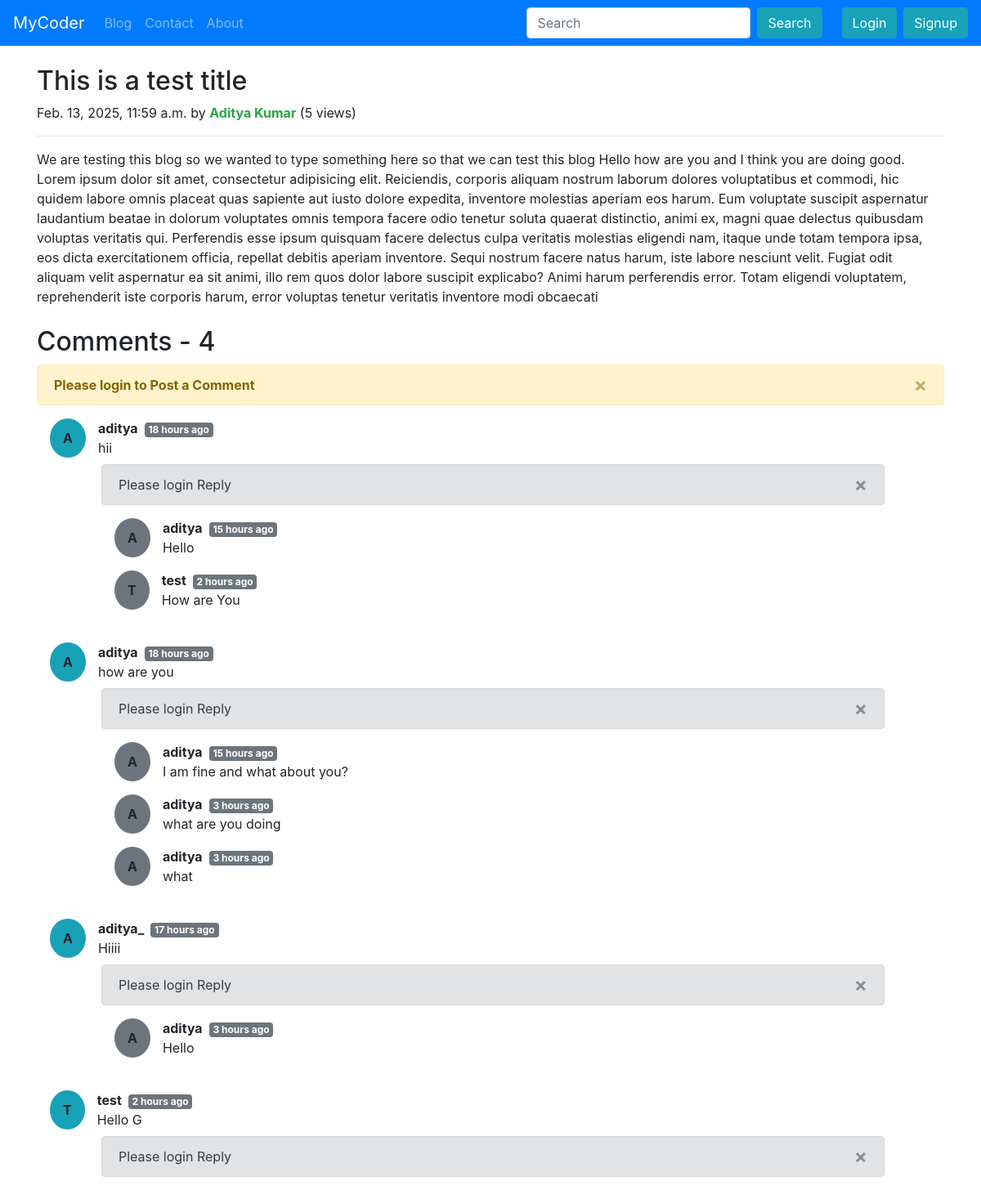
Screenshot of /blog/dummy-post with the database file from the repository.
### blog/models.py (models this page shows, shortened)
class Post(models.Model):
    sno = models.AutoField(primary_key=True)
    title = models.CharField(max_length=50)
    content = models.TextField(max_length=100000)
    views = models.IntegerField(default=0)
    author = models.CharField(max_length=30)
    slug = models.CharField(max_length=30)
    timeStamp = models.DateTimeField(blank=True)

class BlogComment(models.Model):
    sno = models.AutoField(primary_key=True)
    comment = models.TextField()
    user = models.ForeignKey(User, on_delete=models.CASCADE)
    post = models.ForeignKey(Post, on_delete=models.CASCADE) # if post is deleted then also delete the comments
    parent = models.ForeignKey('self', on_delete=models.CASCADE, null=True)
    timeStamp = models.DateTimeField(default=now)

### blog/views.py (the view)
# urls.py: path('<str:slug>', views.blogPost, name='Blog Post'),
def blogPost(request, slug):
    post = Post.objects.get(slug=slug)
    post.views = post.views + 1
    post.save()
    comments = BlogComment.objects.filter(post=post, parent=None)
    replies = BlogComment.objects.filter(post=post).exclude(parent=None)
    repDict = {}
    for reply in replies:
        if reply.parent.sno not in repDict.keys():
            repDict[reply.parent.sno] = [reply]
        else:
            repDict[reply.parent.sno].append(reply)
    context = {'post': post, 'comments': comments, 'user': request.user, 'replyDict': repDict}
    return render(request, 'blog/blogPost.html', context)

### blog/templatetags/extras.py (called while the page is built)
@register.filter(name='get_val')
def get_val(dict, key):
    return dict.get(key)

### templates/blog/blogPost.html (shortened to what this page needs)
{% extends "base.html" %}
{% block body %}
    {% load humanize %}
    {% load extras %}
    <div class="container my-4">
        <div class="blog-post">
            <h2 class="blog-post-title">{{post.title}}</h2>
            <p class="blog-post-meta">{{post.timeStamp}} by <strong class="text-success">{{post.author}}</strong><span> ({{post.views}} views)</span></p>
            <hr>
            <p>{{post.content}}</p>
        </div>
    </div>
    <div class="container">
        <h2>Comments - {{comments.count}}</h2>
        <div class="my-2">
            {% if not user.is_authenticated %}
                <div class="alert alert-warning alert-dismissible fade show" role="alert">
                    <strong>Please login to Post a Comment</strong>
                    <button type="button" class="close" data-dismiss="alert" aria-label="Close">
                      <span aria-hidden="true">&times;</span>
                    </button>
                </div>
            {% endif %}
        </div>
        {% for comment in comments %}
        <div class="m-3 row">
            <div class="bg-info d-flex justify-content-center align-items-center rounded-circle p-1 px-3"><b>{{comment.user.username|slice:"0:1"|upper}}</b></div>
            <div class="col-md-11 ">
                <b>{{comment.user.username}}</b><span class="badge badge-secondary ml-2">{{comment.timeStamp|naturaltime}}</span>
                <div>{{comment.comment}}</div>
            </div>
            <div class="reply mx-5 my-2 col-md-11">
                {% if user.is_authenticated %}
                    <button class="btn btn-primary btn-sm mb-2" type="button" data-toggle="collapse" data-target="#replyBox{{comment.sno}}" aria-expanded="false" aria-controls="replyBox{{comment.sno}}">
                        Reply
                    </button>
                    <div class="collapse" id="replyBox{{comment.sno}}">
                        <div class="card card-body">
                            <form action="/blog/postComment" method="post">{% csrf_token %}
                                <div class="mb-3 form-group">
                                    <label for="reply{{comment.sno}}" class="form-label col-md-10">Reply</label>
                                    <input type="text" name="comment" class="form-control" id="reply{{comment.sno}}" placeholder="Write a Comment" required>
                                    <input type="hidden" name="parentSno" value="{{comment.sno}}">
                                </div>
                                <div class="mb-3 form-group">
                                    <input type="hidden" name="postSno" value="{{post.sno}}">
                                </div>
                                <button type="submit" class="btn btn-success">Submit</button>
                            </form>
                        </div>
                    </div>
                {%else%}
                    <div class="alert alert-secondary alert-dismissible fade show" role="alert">
                        Please login Reply
                        <button type="button" class="close" data-dismiss="alert" aria-label="Close">
                        <span aria-hidden="true">&times;</span>
                        </button>
                    </div>
                {% endif %}
                <div class="replies">
                    {% for reply in replyDict|get_val:comment.sno %}
                    <div class="row m-3">
                        <div class="bg-secondary d-flex justify-content-center align-items-center rounded-circle p-1 px-3"><b>{{reply.user.username|slice:"0:1"|upper}}</b></div>
                    <div class="col-md-11">
                        <b>{{reply.user.username}}</b><span class="badge badge-secondary ml-2">{{reply.timeStamp|naturaltime}}</span>
                        <div>{{reply.comment}}</div>
                    </div>
                    </div>
                    {% endfor %}
                </div>
            </div>
        </div>
        {% endfor %}
    </div>
{% endblock body %}

### rows the page displays
Post: title "This is a test title", timeStamp "Feb. 13, 2025, 11:59 a.m.", author "Aditya Kumar", views "5", content "We are testing this blog so we wanted to type something here so that we can test this blog Hello how are you and I think you are doing good. Lorem ipsum dolor sit amet, consectetur adipisicing elit. Reiciendis, corporis aliquam nostrum laborum dolores voluptatibus et commodi, hic quidem labore omnis placeat quas sapiente aut iusto dolore expedita, inventore molestias aperiam eos harum. Eum voluptate suscipit aspernatur laudantium beatae in dolorum voluptates omnis tempora facere odio tenetur soluta quaerat distinctio, animi ex, magni quae delectus quibusdam voluptas veritatis qui. Perferendis esse ipsum quisquam facere delectus culpa veritatis molestias eligendi nam, itaque unde totam…"
BlogComment: user.username "A", user.username "aditya", timeStamp "18 hours ago", comment "hii"
BlogComment: user.username "A", user.username "aditya", timeStamp "15 hours ago", comment "Hello"
BlogComment: user.username "T", user.username "test", timeStamp "2 hours ago", comment "How are You"
BlogComment: user.username "A", user.username "aditya", timeStamp "18 hours ago", comment "how are you"
BlogComment: user.username "A", user.username "aditya", timeStamp "15 hours ago", comment "I am fine and what about you?"
BlogComment: user.username "A", user.username "aditya", timeStamp "3 hours ago", comment "what are you doing"
BlogComment: user.username "A", user.username "aditya", timeStamp "3 hours ago", comment "what"
BlogComment: user.username "A", user.username "aditya_", timeStamp "17 hours ago", comment "Hiiii"
BlogComment: user.username "A", user.username "aditya", timeStamp "3 hours ago", comment "Hello"
BlogComment: user.username "T", user.username "test", timeStamp "2 hours ago", comment "Hello G"

### other values shown
{{ comments.count }} "4"
